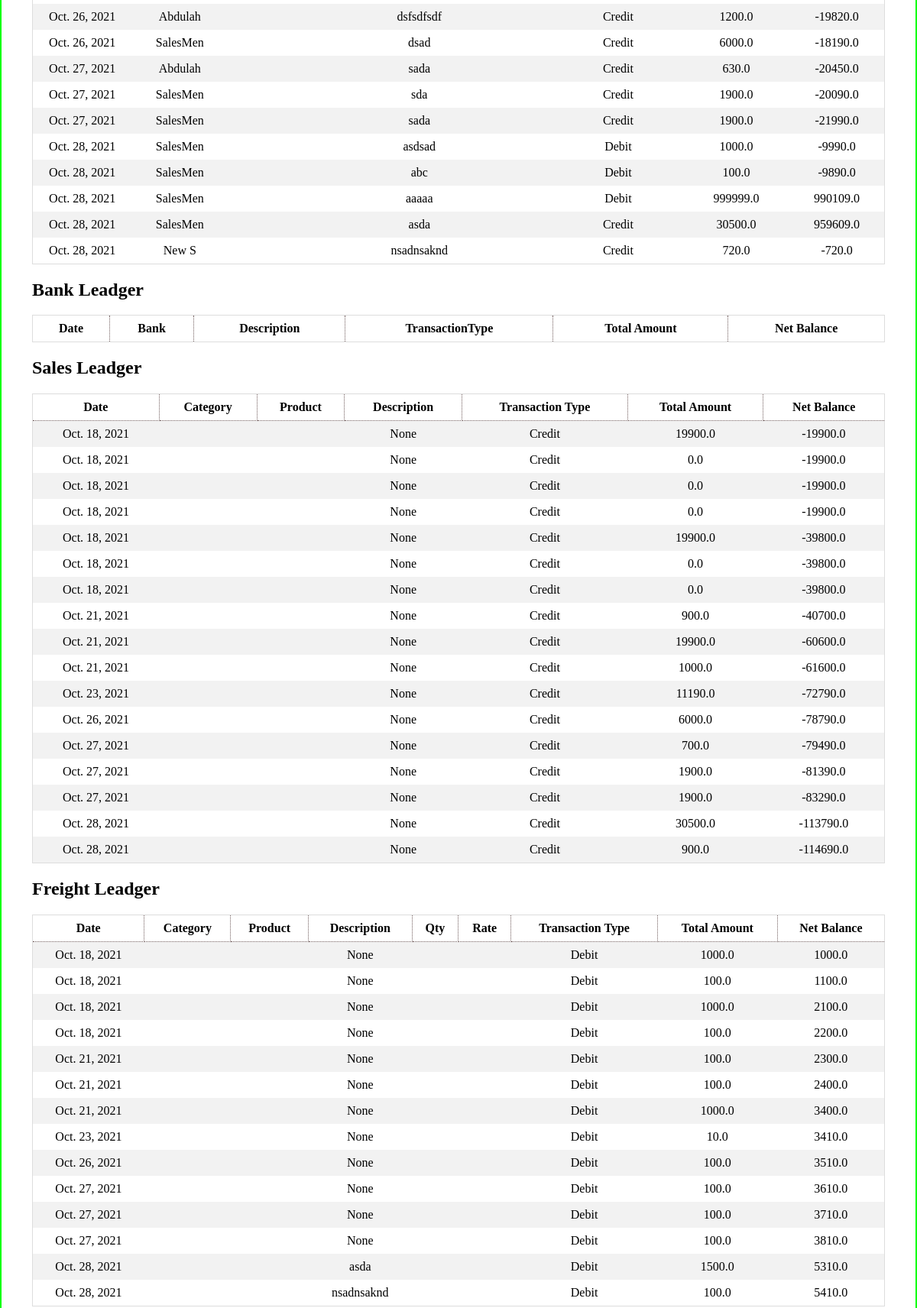
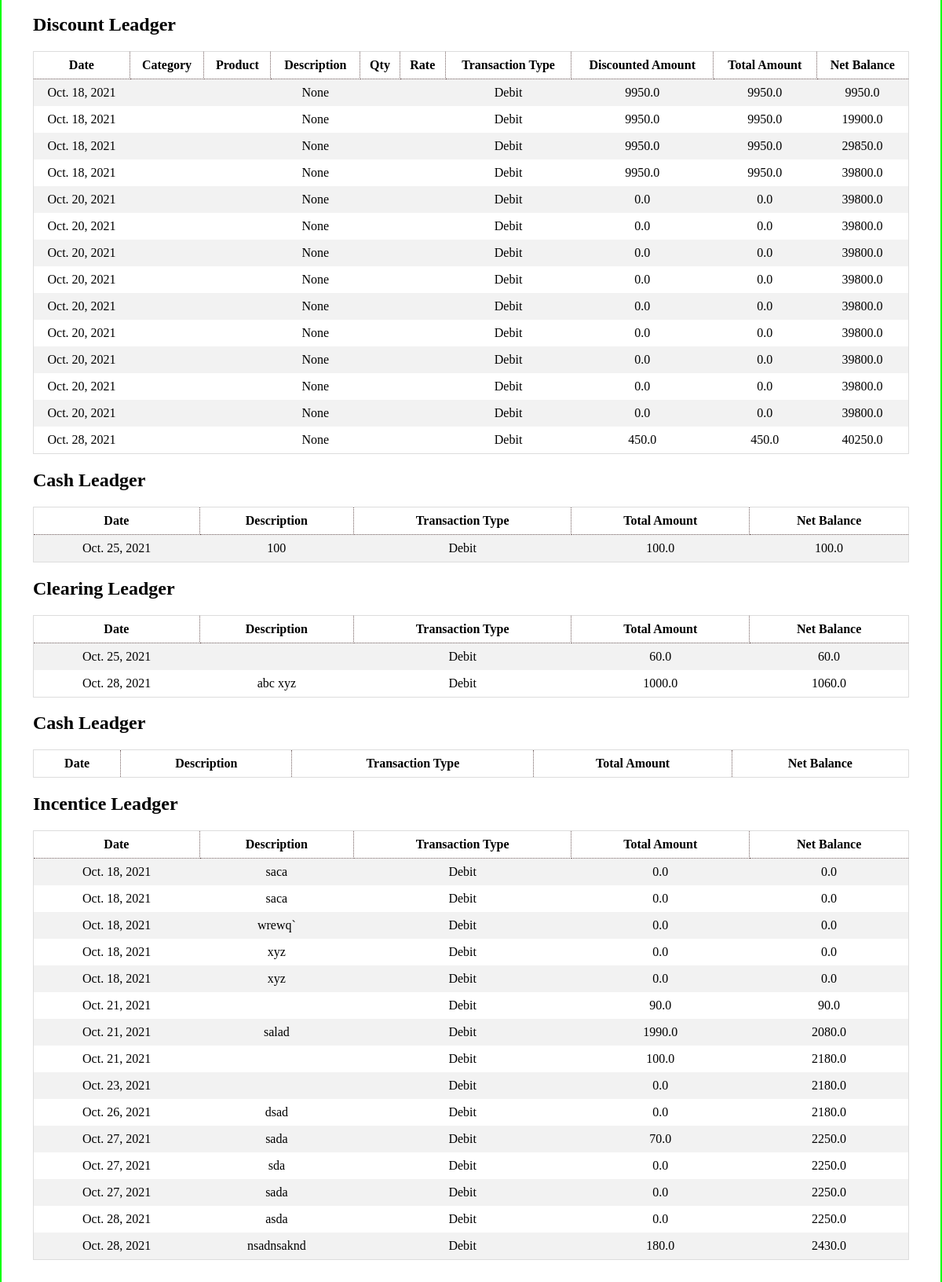
/apis/test (lower part), run on an earlier commit of the app's database (2 pictures, top to bottom).
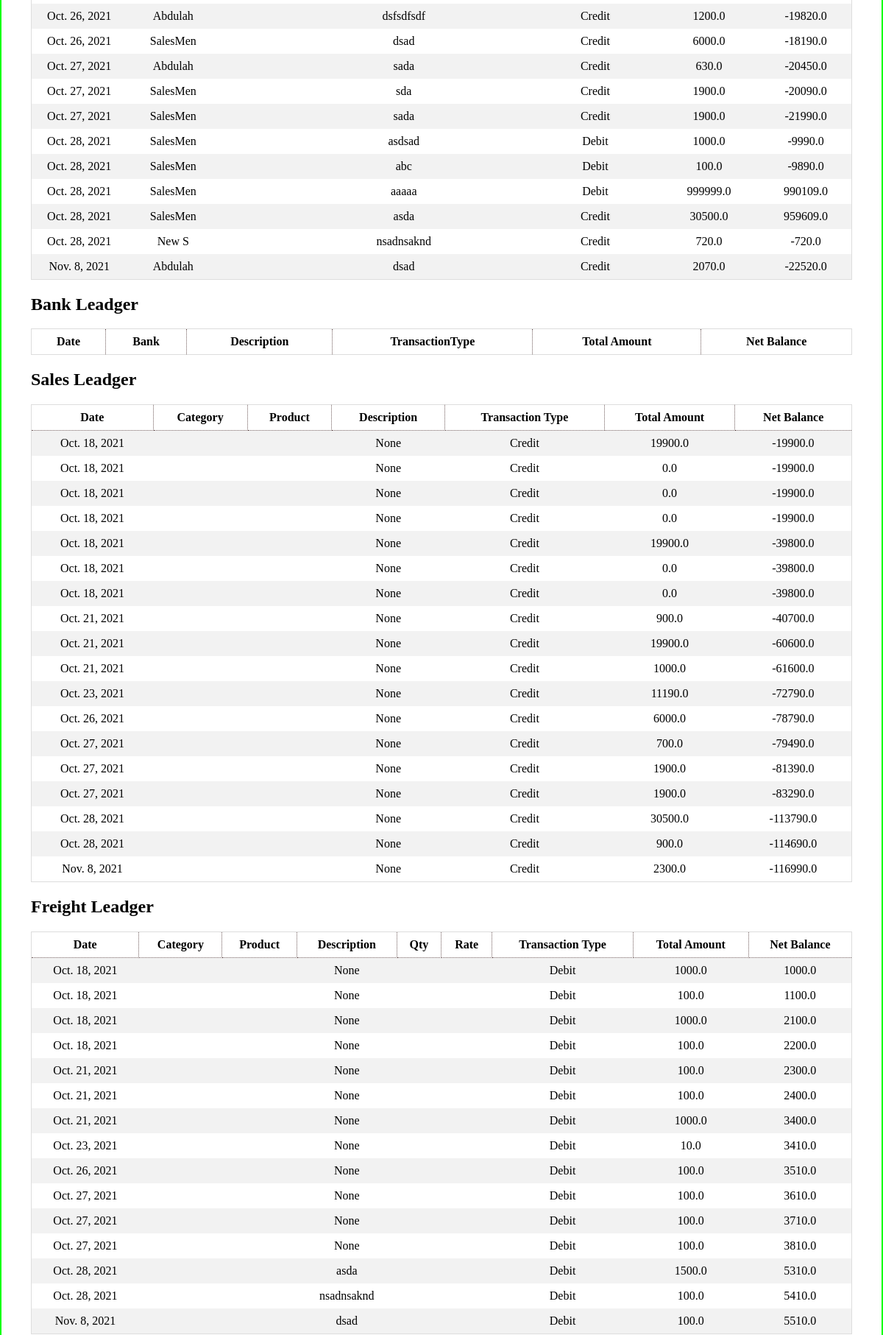
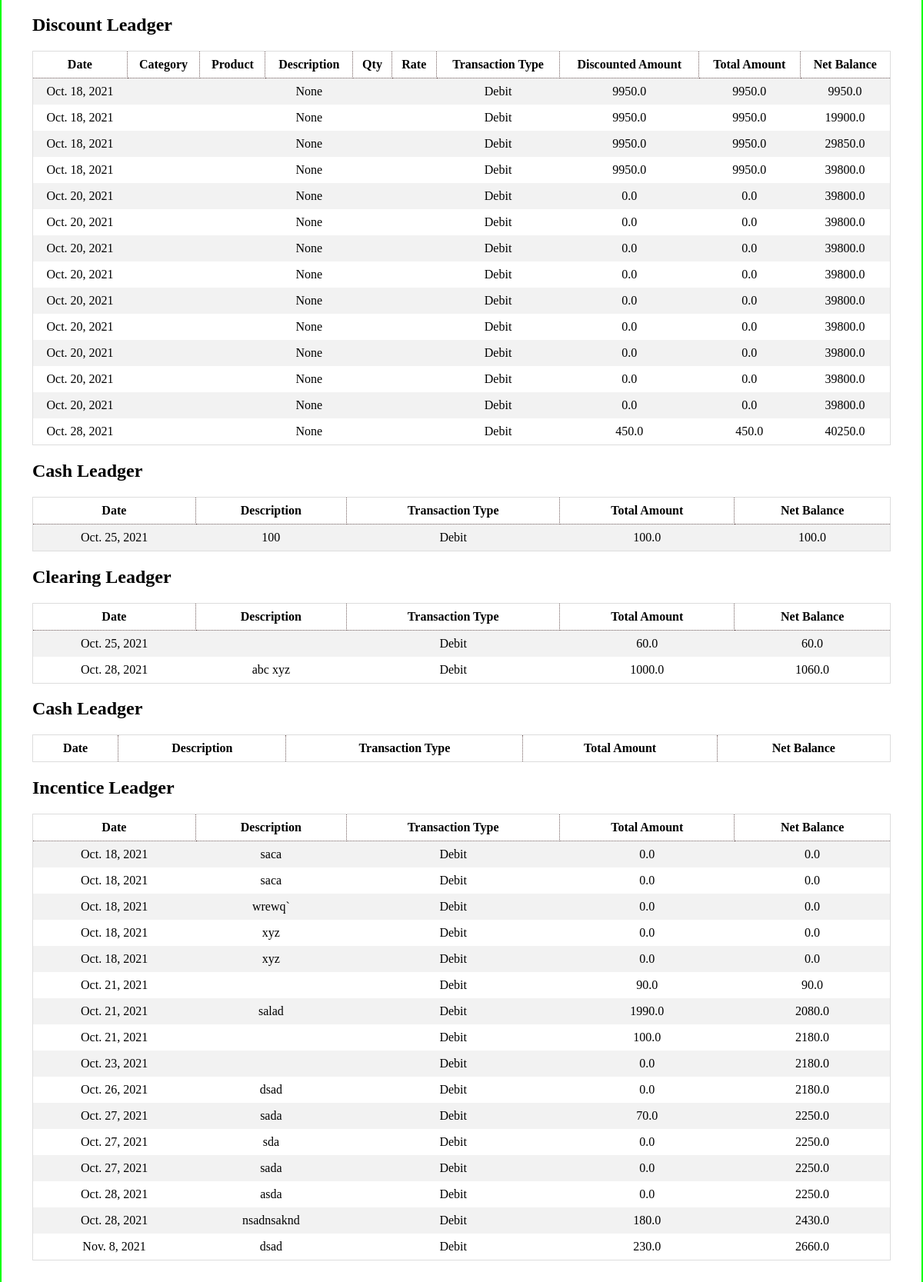
And on a later commit of the database (2 pictures, top to bottom).
### app/models.py (models this page shows, shortened)
class Ledger(models.Model):
    date = models.DateField(default=timezone.now, blank=True)
    description = models.CharField(max_length=50, null=True)
    transaction_type = models.CharField(max_length=50, choices=(
        ('Debit', 'Debit'), ('Credit', 'Credit')))
    total_amount = models.FloatField(null=True)
    net_balance = models.FloatField(blank=True, default=0.0)

class SalesOfficerLedger(Ledger):
    sales_officer = models.ForeignKey(SalesOfficer, on_delete=models.CASCADE)
    party_order = models.IntegerField(null=True,blank=True)

class Ledger(models.Model):
    date = models.DateField(default=timezone.now, blank=True)
    description = models.CharField(max_length=50, null=True)
    transaction_type = models.CharField(max_length=50, choices=(
        ('Debit', 'Debit'), ('Credit', 'Credit')))
    total_amount = models.FloatField(null=True)
    net_balance = models.FloatField(blank=True, default=0.0)

class SalesOfficer(models.Model):
    name = models.CharField(max_length=200,unique=True)
    commission = models.FloatField(default=0.0)
    contact = models.CharField(max_length=13)
    opening_Balance = models.FloatField()
    current_Balance = models.FloatField(blank=True, null=True)
    user = models.OneToOneField(User,on_delete=models.CASCADE)
    date = models.DateField(default=timezone.now, blank=True)
    def __str__(self):
        return self.name

class SalesLedger(Ledger):
    sales_person = models.ForeignKey(SalesPerson,on_delete=models.CASCADE)

class FreightLedger(Ledger):
    freight_person = models.ForeignKey(FreightPerson,on_delete=models.CASCADE)
    freight = models.FloatField()

class DiscountLedger(Ledger):
    discount_person = models.ForeignKey(DiscountPerson,on_delete=models.CASCADE)
    discounted_amount = models.FloatField()

class CashLedger(Ledger):
    cash_person = models.ForeignKey(CashPerson,on_delete=models.CASCADE)

class ClearingLedger(Ledger):
    clearing_person = models.ForeignKey(ClearingPerson,on_delete=models.CASCADE)

class IncentiveLedger(Ledger):
    incentive_person = models.ForeignKey(IncentivePerson,on_delete=models.CASCADE)

### app/views.py (the view)
# urls.py: path('test',views.Test),
def Test(request):
    party = m.PartyLedger.objects.all()
    salesofficer = m.SalesOfficerLedger.objects.all()
    sales = m.SalesLedger.objects.all()
    bank = m.BankLedger.objects.all()
    freight = m.FreightLedger.objects.all()
    discount = m.DiscountLedger.objects.all()
    cleariing = m.ClearingLedger.objects.all()
    cash = m.CashLedger.objects.all()
    incentive = m.IncentiveLedger.objects.all()
    response_dict = {'Party':party,'SalesOfficer':salesofficer,'Sales':sales,'Bank':bank,'Freight':freight
                    ,'Discount':discount,'Cash':cash,'Clearing':cleariing,'Incentive':incentive }
    return render(request,'test.html',response_dict)

### app/models.py (called while the page is built)
    def __str__(self):
        return self.name

### app/templates/test.html (shortened to what this page needs)
<!DOCTYPE html>
<html>
<head>
</head>
<body>
    <div class="container">
        <div style="overflow-x:auto;">
            <table>
                {% for r in SalesOfficer %}
                <tr>
                    <td>{{r.date}}</td>
                    <td>{{r.sales_officer}}</td>
                    <td>{{r.category}}</td>
                    <td>{{r.product}}</td>
                    <td>{{r.description}}</td>
                    <td>{{r.qty}}</td>
                    <td>{{r.rate}}</td>
                    <td>{{r.transaction_type}}</td>
                    <td>{{r.total_amount}}</td>
                    <td>{{r.net_balance}}</td>
                </tr>
                {% endfor %}
            </table>
        </div>
        <h2>Bank Leadger</h2>
        <div style="overflow-x:auto;">
            <table>
                <tr>
                    <th>Date</th>
                    <th>Bank</th>
                    <th>Description</th>
                    <th>TransactionType</th>
                    <th>Total Amount</th>
                    <th>Net Balance</th>
                </tr>
            </table>
        </div>
        <h2>Sales Leadger</h2>
        <div style="overflow-x:auto;">
            <table>
                <tr>
                    <th>Date</th>
                    <th>Category</th>
                    <th>Product</th>
                    <th>Description</th>
                    <th>Transaction Type</th>
                    <th>Total Amount</th>
                    <th>Net Balance</th>
                </tr>
                {% for r in Sales %}
                <tr>
                    <td>{{r.date}}</td>
                    <td>{{r.category}}</td>
                    <td>{{r.product}}</td>
                    <td>{{r.description}}</td>
                    <td>{{r.transaction_type}}</td>
                    <td>{{r.total_amount}}</td>
                    <td>{{r.net_balance}}</td>
                </tr>
                {% endfor %}
            </table>
        </div>
        <h2>Freight Leadger</h2>
        <div style="overflow-x:auto;">
            <table>
                <tr>
                    <th>Date</th>
                    <th>Category</th>
                    <th>Product</th>
                    <th>Description</th>
                    <th>Qty</th>
                    <th>Rate</th>
                    <th>Transaction Type</th>
                    <th>Total Amount</th>
                    <th>Net Balance</th>
                </tr>
                {% for r in Freight %}
                <tr>
                    <td>{{r.date}}</td>
                    <td>{{r.category}}</td>
                    <td>{{r.product}}</td>
                    <td>{{r.description}}</td>
                    <td>{{r.qty}}</td>
                    <td>{{r.rate}}</td>
                    <td>{{r.transaction_type}}</td>
                    <td>{{r.total_amount}}</td>
                    <td>{{r.net_balance}}</td>
                </tr>
                {% endfor %}
            </table>
        </div>
        <h2>Discount Leadger</h2>
        <div style="overflow-x:auto;">
            <table>
                <tr>
                    <th>Date</th>
                    <th>Category</th>
                    <th>Product</th>
                    <th>Description</th>
                    <th>Qty</th>
                    <th>Rate</th>
                    <th>Transaction Type</th>
                    <th>Discounted Amount</th>
                    <th>Total Amount</th>
                    <th>Net Balance</th>
                </tr>
                {% for r in Discount %}
                <tr>
                    <td>{{r.date}}</td>
                    <td>{{r.category}}</td>
                    <td>{{r.product}}</td>
                    <td>{{r.description}}</td>
                    <td>{{r.qty}}</td>
                    <td>{{r.rate}}</td>
                    <td>{{r.transaction_type}}</td>
                    <td>{{r.discounted_amount}}</td>
                    <td>{{r.total_amount}}</td>
                    <td>{{r.net_balance}}</td>
                </tr>
                {% endfor %}
            </table>
        </div>
        <h2>Cash Leadger</h2>
        <div style="overflow-x:auto;">
            <table>
                <tr>
                    <th>Date</th>
                    <th>Description</th>
                    <th>Transaction Type</th>
                    <th>Total Amount</th>
                    <th>Net Balance</th>
                </tr>
                {% for r in Cash %}
                <tr>
                    <td>{{r.date}}</td>
                    <td>{{r.description}}</td>
                    <td>{{r.transaction_type}}</td>
                    <td>{{r.total_amount}}</td>
                    <td>{{r.net_balance}}</td>
                </tr>
                {% endfor %}
            </table>
        </div>
        <h2>Clearing Leadger</h2>
        <div style="overflow-x:auto;">
            <table>
                <tr>
                    <th>Date</th>
                    <th>Description</th>
                    <th>Transaction Type</th>
                    <th>Total Amount</th>
                    <th>Net Balance</th>
                </tr>
                {% for r in Clearing %}
                <tr>
                    <td>{{r.date}}</td>
                    <td>{{r.description}}</td>
                    <td>{{r.transaction_type}}</td>
                    <td>{{r.total_amount}}</td>
                    <td>{{r.net_balance}}</td>
                </tr>
                {% endfor %}
            </table>
        </div>
        <h2>Cash Leadger</h2>
        <div style="overflow-x:auto;">
            <table>
                <tr>
                    <th>Date</th>
                    <th>Description</th>
                    <th>Transaction Type</th>
                    <th>Total Amount</th>
                    <th>Net Balance</th>
                </tr>
            </table>
        </div>
        <h2>Incentice Leadger</h2>
        <div style="overflow-x:auto;">
            <table>
                <tr>
                    <th>Date</th>
                    <th>Description</th>
                    <th>Transaction Type</th>
                    <th>Total Amount</th>
                    <th>Net Balance</th>
                </tr>
                {% for r in Incentive %}
                <tr>
                    <td>{{r.date}}</td>
                    <td>{{r.description}}</td>
                    <td>{{r.transaction_type}}</td>
                    <td>{{r.total_amount}}</td>
                    <td>{{r.net_balance}}</td>
                </tr>
                {% endfor %}
            </table>
        </div>
    </div>
</body>
</html>

### app/templates/test.html (style rules this page uses)
table { border-collapse: collapse; border-spacing: 0; width: 100%; border: 1px solid #ddd; }
th { border: 1px dotted rgb(112, 92, 92); }
tr:nth-child(even) { background-color: #f2f2f2 }
.container { padding: 40px; }
body { border: 2px double rgb(0, 255, 0); margin: 0; padding: 0; }

What changed in the data, as far as the page shows it:
added SalesOfficerLedger: date "Nov. 8, 2021", sales_officer "Abdulah", description "dsad", transaction_type "Credit", total_amount "2070.0", net_balance "-22520.0"
added SalesLedger: date "Nov. 8, 2021", description "None", transaction_type "Credit", total_amount "2300.0", net_balance "-116990.0"
added FreightLedger: date "Nov. 8, 2021", description "dsad", transaction_type "Debit", total_amount "100.0", net_balance "5510.0"
added IncentiveLedger: date "Nov. 8, 2021", description "dsad", transaction_type "Debit", total_amount "230.0", net_balance "2660.0"
